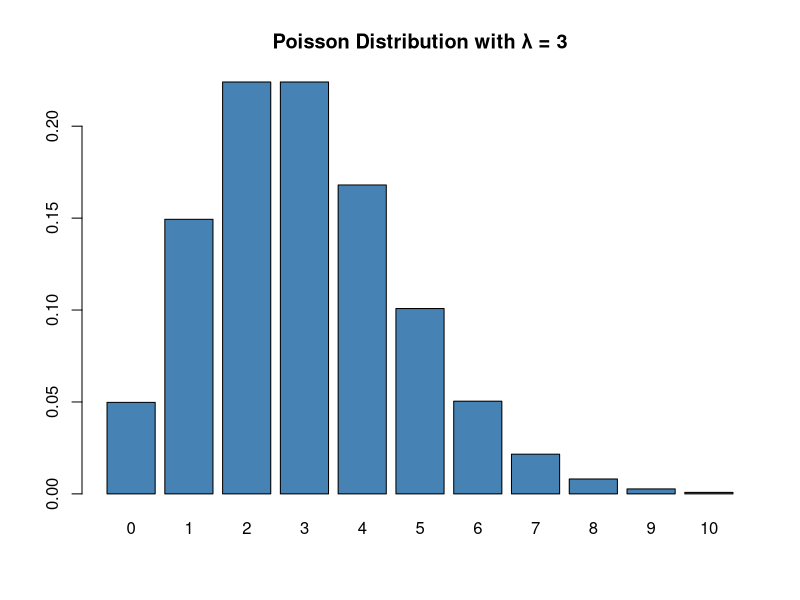

Source code (R):
## ---- chunk 1
lambda <- 3
barplot(dpois(0:10, lambda), names.arg = 0:10, main = paste('Poisson Distribution with λ =', lambda), col = 'steelblue')
